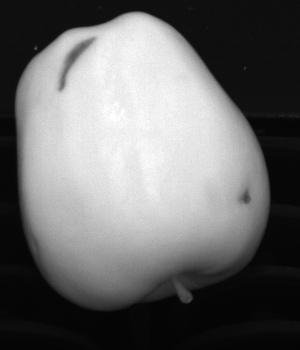
#> input picture imgs/first_task/C0_000001.png, 300 x 350 px
$ jupyter execute --allow-errors report.ipynb
#> lines starting #> are read from the running program, lines starting #| are printed output that depends on the picture; after the words box and inside, x2 and y2 are one past the last pixel; in counts of white or black regions, pixels touching at a corner belong together
# COMPUTER VISION PROJECT - FRUIT INSPECTION
## FILIPPO COMASTRI
## AA 2022/2023

This project requires to develop a software system aimed at locating defects and imperfections in fruits. Each fruit is acquired through a NIR (Near Infra-Red) and a color camera with little parallax effect. Below there are the solutions proposed by me to three tasks.

## Preliminary steps

Those are the libraries required by the software system.

[cell 1]
import cv2 as cv
import numpy as np
from matplotlib import pyplot as plt
import glob

Utility functions:
- **plot_images** : plots the images
- **get_img_filenames** : to generate the images filenames
- **get_samples_filenames**: to generate samples filenames

[cell 2]
def plot_images(images,title="",color=False,rgb=True):
    for i in range(len(images)):
        plt.subplot(1,len(images),i+1).axis("off")
        if color and rgb :
            plt.imshow(images[i])
        elif color and rgb==False:
            plt.imshow(cv.cvtColor(images[i],cv.COLOR_BGR2RGB))
        else:
            plt.imshow(images[i], cmap='gray', vmin=0, vmax=255)
    plt.title(title)
    plt.show()

def get_img_filenames(task,start_dir='.'):
#> called with task = 'first_task', start_dir = '.'
    nir_img_filenames = []
    rgb_img_filenames = []
    if task == 'first_task':
        for y in range(1,4):
            nir_img_filenames.append("{}/imgs/{}/C0_00000{}.png".format(start_dir,task,y))
            rgb_img_filenames.append("{}/imgs/{}/C1_00000{}.png".format(start_dir,task,y))
    elif task == 'second_task':
        for y in 4,5:
            nir_img_filenames.append("{}/imgs/{}/C0_00000{}.png".format(start_dir,task,y))
            rgb_img_filenames.append("{}/imgs/{}/C1_00000{}.png".format(start_dir,task,y))
    elif task == 'final_challenge':
        for y in range(6,11) :
            if(y>=10):
                nir_img_filenames.append("{}/imgs/{}/C0_0000{}.png".format(start_dir,task,y))
                rgb_img_filenames.append("{}/imgs/{}/C1_0000{}.png".format(start_dir,task,y))
            else:
                nir_img_filenames.append("{}/imgs/{}/C0_00000{}.png".format(start_dir,task,y))
                rgb_img_filenames.append("{}/imgs/{}/C1_00000{}.png".format(start_dir,task,y))

    return nir_img_filenames, rgb_img_filenames

def get_samples_filenames(start_dir='.'):
    samples = []
    for sample in glob.glob('{}/imgs/second_task/samples/sample_*.png'.format(start_dir)):
        samples.append(sample)
    return samples

# FIRST TASK

Images in folder “first task” show three apples with clear external defects. I have to outline the fruit by generating a binary mask and then search for the defects in each fruit.

[cell 3]
nir_img_filenames, rgb_img_filenames = get_img_filenames("first_task")
N = len(nir_img_filenames)

nir_img = []
rgb_img = []

for i in range(N):
    nir_img.append(cv.imread(nir_img_filenames[i],0))
    rgb_img.append(cv.imread(rgb_img_filenames[i]))

#> (the rest of this cell did not finish here and is left out)

#> the loop in plot_images, `for i in range(len(images)):` made 2 passes
plot_images(rgb_img,color=True,rgb=False)

I follow those steps:
1. I create a binary mask of the apples to outline them.
2. I detect defects using Canny's edge detector on the NIR image obtained by applying the binary mask previously computed.

## Create a **Binary Mask** to outline the fruits

I have to outline the fruit by generating a binary mask

First, I used a global thresholding approach, using Otsu's method to calculate the threshold.

[cell 4]
im_th = []

for i in range(N):
    _, im_thresh = cv.threshold(nir_img[i],None,255,cv.THRESH_BINARY+cv.THRESH_OTSU)
    im_th.append(im_thresh)
#> this loop made 3 passes
#> pass 1, `_, im_thresh = cv.threshold(nir_img[i],None,255,cv.THRESH_BINARY+cv.TH..`:
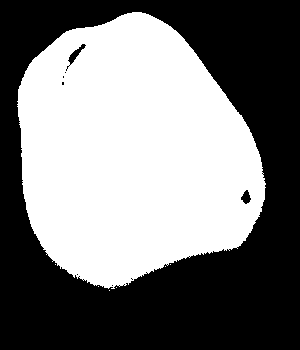
#> im_thresh: shape (350, 300); 48.1% white; 7 white regions (6 under 20 px), largest, box (x1, y1, x2, y2) and area: (17, 12, 266, 289) 50519
#> after the loop, im_th = 3 items
#> (the rest of this cell did not finish here and is left out)


As you can see in the image above, it works pretty well, but it isn't a super accurate segmentation because some parts of the apples are considered as background. For example, in the first and third images, the stalk of the apple and the region around are not considered foreground. This happens because the light isn't uniform in the images.

For this reason I decided to use **ADAPTIVE THRESHOLDING**,  which computes a binarization threshold at each image pixel, based on the intensities within a small neighbourhood. This type of thresholding can handle also images without uniform lighting across the scene.

Adaptive thresholding is computationally more expensive compared to global thresholding. Using the binarization with Otsu's thresholding, even if not so precise, would require less time to compute the fruit's binary mask. In the assignment, there are no constraints on computational time. For this reason, I decided to maintain the solution with the adaptive threshold to outline more precisely apples. If there were time constraints we can use global thresholding with Otsu's method and,also if the segmentation of the fruits isn't super accurate, it allows the same to detect well the defects in the fruits.

Before thresholding, I apply a **bilateral filter** in order to denoise the image without blurring the edges (edge preserve smoothing). The values of *d* (Diameter of each pixel neighborhood that is used during filtering ) and *sigmaColor* and *sigmaSpace* (filter sigma in color and coordinate space) were chosen after some empirical attempts.

[cell 5]
im_th = []
filled = []
#> (the rest of this cell did not finish here and is left out)

I obtain binary images containing the edges of the apples, the defects, and others details of which I don't care. Therefore I isolate the contours of the apples selecting the connected components having the largest bounding box. Indeed in each image, excluding the background (the label having the index equal to 0), the component having the largest bounding box has to be the apple because I assume that no bigger components can be detected. In practice, I am assuming that every image contains an apple that covers almost all the area. This assumption is respected for each of the three images, and even if we had more images they likely will contain a single 'big' apple.

To extract pieces of information about connected components in the binary images, I use **cv.connectedComponentsWithStats** function which computes the connected components labeled image of a binary image and also produces a statistics output for each label.

I could have also used the statistic "area" given by the OpenCV function (*connectedComponentsWithStats*), which retrieves the total number of pixels belonging to a connected component. I prefer to use the area of the bounding box because considering the number of pixels, there may have been some connected components with largest number of pixels than the apple. For example if there was a large defect and from the binarization resulted the connected component filled (not only the edge of the defect), this one could have been detected wrongly as the largest connected component in the image.

[cell 6]
binary_mask = []
#> (the rest of this cell did not finish here and is left out)

**FILLING THE SPACE INSIDE THE FRUIT BLOB USING A FLOOD FILL APPROACH**

Now I have binary masks that outline only the borders of the apples. I use a flood fill approach to fill the space inside the borders and obtain a binary mask of the fruits.

The **cv.floodFill** function fills a connected component starting from the seed point with the specified color.
This function requires an operation mask that should be a single-channel 8-bit image, 2 pixels wider and 2 pixels taller than the image.

I **flood-fill** the background using as seed the pixel (0,0). Before flood-filling, I pad the binary masks by one pixel on each dimension with intensities equal to 0 (black: the one associated with the background). In so doing I'm sure that even if the fruits touch or go over the borders of the images, the flood-filling still works correctly.
After the flood-filling, I remove the padding to maintain the shape of the binary masks coherent with that of the images.
Then I invert the *holes* to get them as foreground (white pixels) and then I combine togheter, using the **OR** operator, the inverted *holes* and the *binary mask*, obtaining the binary mask with no holes anymore.

[cell 7]
op_mask = []
#> (the rest of this cell did not finish here and is left out)

I find the contours of the apples from the binary masks, and draw them into the colors images.

I use the **cv.findContours** function that retrieves contours from a binary image:
- *binary_mask* : the binary image I want to process
- *cv.RETR_TREE* : (mode of the contour retrieval algorithm) retrieves all of the contours and reconstructs a full hierarchy of nested contours.
- *cv.CHAIN_APPROX_SIMPLE*: (the contour approximation algorithm) It removes all redundant points and compresses the contour. Instead *cv.CHAIN_APPROX_NONE* stores all the contour points using more memory. I try both retrieval algorithms and I can't see particular differences using one or another, so I decide to use the one that saves more memory.

[cell 8]
contours = []
output = []

#> (the rest of this cell did not finish here and is left out)

## Defects search

Now I want to detect the defects for each apple. As suggested in the assignment I use **Canny** edge detector to find the defects' edges.
I work on the images obtained by applying the binary masks of the fruits on NIR images. Thus I'm working only on the apples, excluding a priori the background that doesn't contains informations I care about.

I apply the masks to the NIR images.

[cell 9]
nir_fruit = []
#> (the rest of this cell did not finish here and is left out)

Before applying Canny I denoise the NIR images. Indeed, without filtering the image , I notice that a lot of spurious edges, not correlated with fruit contours or defects' contours, are detected by Canny.

[cell 10]
edges = []
#> (the rest of this cell did not finish here and is left out)

If I apply a bilateral filter before Canny, only fruit external edges and defects' edges appear. I use a **Bilateral Filter** to denoise the image without blurring the edges (edge preserve smoothing). The values of *d* (Diameter of each pixel neighborhood that is used during filtering ) and *sigmaColor* and *sigmaSpace* (filter sigma in color and coordinate space) were chosen after some empirical attempts.

The **cv.Canny** function computes the edges given an input image and the values of the two thresholds for hysteresis procedure. Also this parameters were tuned after some empirical attempts.

[cell 11]
blurred_nir_fruit = []
#> (the rest of this cell did not finish here and is left out)

Now, I want to maintain only the defects' edges. I use the **Dilation** morphology operator to dilate the background. Then, I subtract it from the edges detected by Canny to remove the external edges of the fruits.

In OpenCV, you can create structuring elements using **cv.getStructuringElement** function,  passing it the shape and the dimension of the structuring element you want to use. In this case, I choose an elliptic structuring element because the defects have a circular shape.

[cell 12]
background = []
background_dilated = []
edges_intern = []
#> (the rest of this cell did not finish here and is left out)

To obtain a binary mask of the defects I use the **Closing** morphological operator to "close" the foreground objects (defects). Again, I use a structuring element with an elliptical shape for the reasons explained above.

[cell 13]
structuringElement = cv.getStructuringElement(cv.MORPH_ELLIPSE, (40, 40))
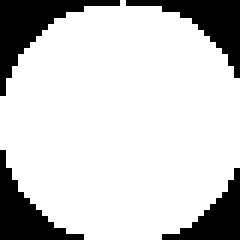
#> structuringElement: shape (40, 40) (shown 6 times larger); values 0 (black) and 1 (white), 80.2% white; 4 black regions, box (x1, y1, x2, y2) and area: (0, 0, 20, 16) 97, (21, 0, 40, 13) 81, (0, 25, 14, 40) 77, (27, 28, 40, 40) 62
defects_binary_mask = []
#> (the rest of this cell did not finish here and is left out)

Now I have binary images in which the connected components are the defects. So, to detect how many defects are there in the images and to highlight them, I use the **cv.connectedComponentsWithStats** function. I draw a red circle around each of the defects to outline them.

[cell 14]
output = []
#> (the rest of this cell did not finish here and is left out)

The defects are successfully detected for each of the three images, without false negatives or false positives. For the segmentation of the apples I could have used, as said before, more efficent solutions but I prefer to focus on the quality of segmentation rather than on speed of execution.

# SECOND TASK

Images in folder “second task” show two apples with an unwanted reddish-brown area. I should identify the russet or at least some part of it with no false positive areas (if possible), in order to correctly classify the two fruits.

[cell 15]
nir_img_filenames, rgb_img_filenames = get_img_filenames("second_task")
samples_filenames = get_samples_filenames()
